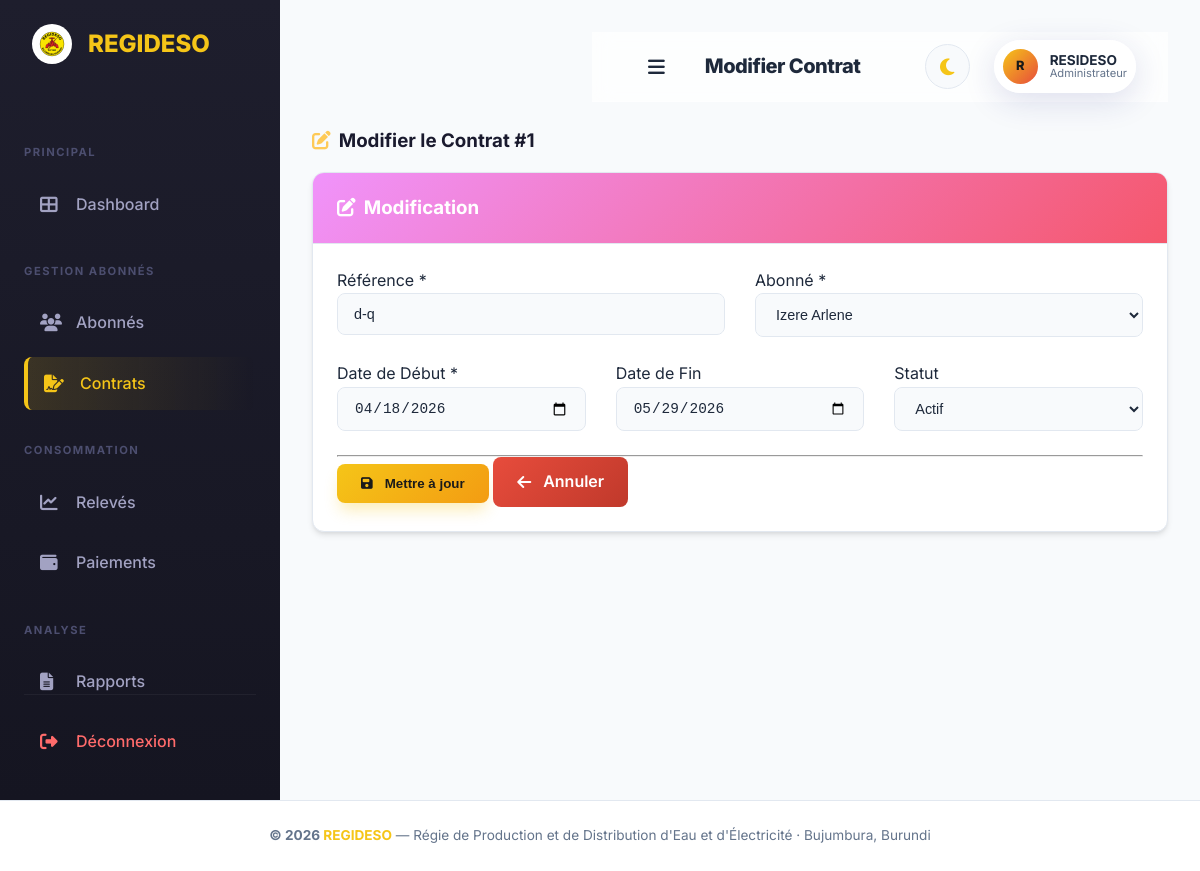
/contrats/edit.php?id=1 (signed in), run on the app's committed database.
### tables this page shows
CREATE TABLE `contrat` (
  `id_Contrat` int(11) NOT NULL,
  `reference_Contrat` varchar(40) NOT NULL,
  `dateDebut_Contrat` date DEFAULT NULL,
  `dateFin_Contrat` date DEFAULT NULL,
  `Statut_Contrat` varchar(30) DEFAULT 'Actif',
  `idabonne_abonnes` int(11) NOT NULL
);

CREATE TABLE `abonne` (
  `idabonne_abonnes` int(11) NOT NULL,
  `nom_abonnes` varchar(40) NOT NULL,
  `prenom_abonnes` varchar(40) NOT NULL,
  `type_abonne_abonnes` varchar(40) DEFAULT NULL,
  `telephone_abonnes` varchar(30) DEFAULT NULL,
  `email_abonnes` varchar(40) DEFAULT NULL,
  `adresse_abonne` varchar(40) DEFAULT NULL
);

### includes/functions.php (called while the page is built, shortened)
<?php
function sanitize($data) {
    return htmlspecialchars(trim($data), ENT_QUOTES, 'UTF-8');
}

### contrats/edit.php (the view, shortened to what this page needs)
<?php
require_once __DIR__ . '/../config/database.php';
require_once __DIR__ . '/../includes/functions.php';
$id = (int)($_GET['id'] ?? 0);
$stmt = $pdo->prepare("SELECT * FROM contrat WHERE id_Contrat = ?");
$stmt->execute([$id]);
$contrat = $stmt->fetch();
$abonnes = $pdo->query("SELECT idabonne_abonnes, nom_abonnes, prenom_abonnes FROM abonne ORDER BY nom_abonnes")->fetchAll();
$errors = [];
if ($_SERVER['REQUEST_METHOD'] === 'POST') {
    if (!verify_csrf_token($_POST['csrf_token'] ?? '')) $errors[] = 'Token CSRF invalide.';
    $reference = trim($_POST['reference'] ?? '');
    $dateDebut = trim($_POST['dateDebut'] ?? '');
    $dateFin   = trim($_POST['dateFin'] ?? '');
    $statut    = trim($_POST['statut'] ?? '');
    $idabonne  = (int)($_POST['idabonne'] ?? 0);
    if (empty($reference)) $errors[] = 'La référence est obligatoire.';
    if (empty($dateDebut)) $errors[] = 'La date de début est obligatoire.';
    if ($idabonne <= 0)    $errors[] = 'Veuillez sélectionner un abonné.';
    if (empty($errors)) {
        $stmt = $pdo->prepare("UPDATE contrat SET reference_Contrat=?, dateDebut_Contrat=?, dateFin_Contrat=?, Statut_Contrat=?, idabonne_abonnes=? WHERE id_Contrat=?");
        $stmt->execute([$reference, $dateDebut, $dateFin ?: null, $statut, $idabonne, $id]);
        set_flash('success', 'Contrat modifié avec succès.');
        header('Location: index.php');
        exit;
    }
} else {
    $reference = $contrat['reference_Contrat'];
    $dateDebut = $contrat['dateDebut_Contrat'];
    $dateFin   = $contrat['dateFin_Contrat'];
    $statut    = $contrat['Statut_Contrat'];
    $idabonne  = $contrat['idabonne_abonnes'];
}
require_once __DIR__ . '/../includes/header.php';
?>
<div class="row mb-3">
    <div class="col-12">
        <h3 style="font-weight: 700; color: #1a1a2e;"><i class="fas fa-edit mr-2" style="color: #feca57;"></i>Modifier le Contrat #<?= $id ?></h3>
    </div>
</div>
<div class="card">
    <div class="card-header" style="background: linear-gradient(135deg, #f093fb, #f5576c); color: white;">
        <h3 class="card-title"><i class="fas fa-edit mr-2"></i>Modification</h3>
    </div>
    <div class="card-body">
        <form method="POST">
            <div class="row">
                <div class="col-md-6">
                    <div class="form-group">
                        <label>Référence <span class="text-danger">*</span></label>
                        <input type="text" name="reference" class="form-control" value="<?= sanitize($reference) ?>" required>
                    </div>
                </div>
                <div class="col-md-6">
                    <div class="form-group">
                        <label>Abonné <span class="text-danger">*</span></label>
                        <select name="idabonne" class="form-control" required>
                            <?php foreach ($abonnes as $ab): ?>
                                <option value="<?= $ab['idabonne_abonnes'] ?>" <?= ($idabonne == $ab['idabonne_abonnes']) ? 'selected' : '' ?>>
                                    <?= sanitize($ab['nom_abonnes'] . ' ' . $ab['prenom_abonnes']) ?>
                                </option>
                            <?php endforeach; ?>
                        </select>
                    </div>
                </div>
            </div>
            <div class="row">
                <div class="col-md-4">
                    <div class="form-group">
                        <label>Date de Début <span class="text-danger">*</span></label>
                        <input type="date" name="dateDebut" class="form-control" value="<?= sanitize($dateDebut) ?>" required>
                    </div>
                </div>
                <div class="col-md-4">
                    <div class="form-group">
                        <label>Date de Fin</label>
                        <input type="date" name="dateFin" class="form-control" value="<?= sanitize($dateFin) ?>">
                    </div>
                </div>
                <div class="col-md-4">
                    <div class="form-group">
                        <label>Statut</label>
                        <select name="statut" class="form-control">
                            <option value="Actif" <?= $statut === 'Actif' ? 'selected' : '' ?>>Actif</option>
                        </select>
                    </div>
                </div>
            </div>
            <hr>
            <button type="submit" class="btn btn-primary"><i class="fas fa-save mr-1"></i> Mettre à jour</button>
            <a href="index.php" class="btn btn-secondary"><i class="fas fa-arrow-left mr-1"></i> Annuler</a>
        </form>
    </div>
</div>
<?php require_once __DIR__ . '/../includes/footer.php'; ?>

### assets/css/premium.css (style rules this page uses)
:root { --primary: #f5c518; --primary-dark: #e8a700; --secondary: #e74c3c; --secondary-dark: #c0392b; --accent: #1dd1a1; --bg-main: #f8fafc; --bg-sidebar: linear-gradient(180deg, #1e1e2d 0%, #151521 100%); --bg-card: #ffffff; --text-main: #1e293b; --text-muted: #64748b; --text-on-primary: #1a1a1a; --border: #e2e8f0; --glass: rgba(255, 255, 255, 0.7); --glass-border: rgba(255, 255, 255, 0.4); --shadow-sm: 0 1px 3px rgba(0,0,0,0.1); --shadow-md: 0 4px 6px -1px rgba(0,0,0,0.1), 0 2px 4px -1px rgba(0,0,0,0.06); --shadow-lg: 0 10px 15px -3px rgba(0,0,0,0.1), 0 4px 6px -2px rgba(0,0,0,0.05); --shadow-premium: 0 20px 25px -5px rgba(0,0,0,0.1), 0 10px 10px -5px rgba(0,0,0,0.04); --shadow-primary: 0 10px 15px -3px rgba(245, 197, 24, 0.3); --radius-sm: 8px; --radius-md: 12px; --radius-lg: 20px; --radius-xl: 30px; --transition: all 0.3s cubic-bezier(0.4, 0, 0.2, 1); }
* { margin: 0; padding: 0; box-sizing: border-box; }
body { font-family: 'Inter', system-ui, -apple-system, sans-serif; background-color: var(--bg-main); color: var(--text-main); line-height: 1.6; overflow-x: hidden; transition: background-color 0.3s, color 0.3s; }
a { text-decoration: none; color: inherit; transition: var(--transition); }
.row { display: flex; flex-wrap: wrap; gap: 0; margin-right: -15px; margin-left: -15px; margin-bottom: 1.5rem; }
[class*="col-"] { position: relative; width: 100%; padding-right: 15px; padding-left: 15px; }
.col-12 { flex: 0 0 100%; max-width: 100%; }
@media (min-width: 768px) { .col-md-6 { flex: 0 0 50%; max-width: 50%; } }
@media (min-width: 768px) { .col-md-4 { flex: 0 0 33.333333%; max-width: 33.333333%; } }
.mb-3 { margin-bottom: 1rem !important; }
.mr-1 { margin-right: 0.25rem !important; }
.mr-2 { margin-right: 0.5rem !important; }
.card { background: var(--bg-card); border: 1px solid var(--border); border-radius: var(--radius-md); box-shadow: var(--shadow-md); overflow: hidden; transition: var(--transition); animation: slideInUp 0.6s ease forwards; }
.card-header { padding: 1.25rem 1.5rem; border-bottom: 1px solid var(--border); display: flex; align-items: center; justify-content: space-between; font-weight: 700; }
.card-body { padding: 1.5rem; }
.btn { display: inline-flex; align-items: center; justify-content: center; padding: 0.75rem 1.5rem; border-radius: var(--radius-sm); font-weight: 600; cursor: pointer; border: none; gap: 0.5rem; transition: var(--transition); white-space: nowrap; }
.btn-primary { background: linear-gradient(135deg, var(--primary), #f39c12); color: var(--text-on-primary); box-shadow: var(--shadow-primary); }
.btn-secondary { background: linear-gradient(135deg, var(--secondary), #c0392b); color: white; }
.form-control { display: block; width: 100%; padding: 0.75rem 1rem; font-size: 0.9rem; color: var(--text-main); background-color: var(--bg-main); background-clip: padding-box; border: 1px solid var(--border); border-radius: var(--radius-sm); transition: var(--transition); }
.card { transition: var(--transition); }
.btn { position: relative; overflow: hidden; }
.btn::after { content: ''; position: absolute; top: -50%; left: -50%; width: 200%; height: 200%; background: radial-gradient(circle, rgba(255,255,255,0.2) 0%, transparent 70%); opacity: 0; transition: opacity 0.5s ease; pointer-events: none; }

### data on the page
contrat: reference "d-q", idabonne "Izere Arlene", dateDebut "04/18/2026", dateFin "05/29/2026", statut "Actif"

### other printed values
$page_title "Modifier Contrat"
substr($_SESSION['user_prenom'] ?? 'U', 0, 1) "R"
$_SESSION['user_prenom'] "RESIDESO"
$_SESSION['user_role'] "Administrateur"
$id "1"
